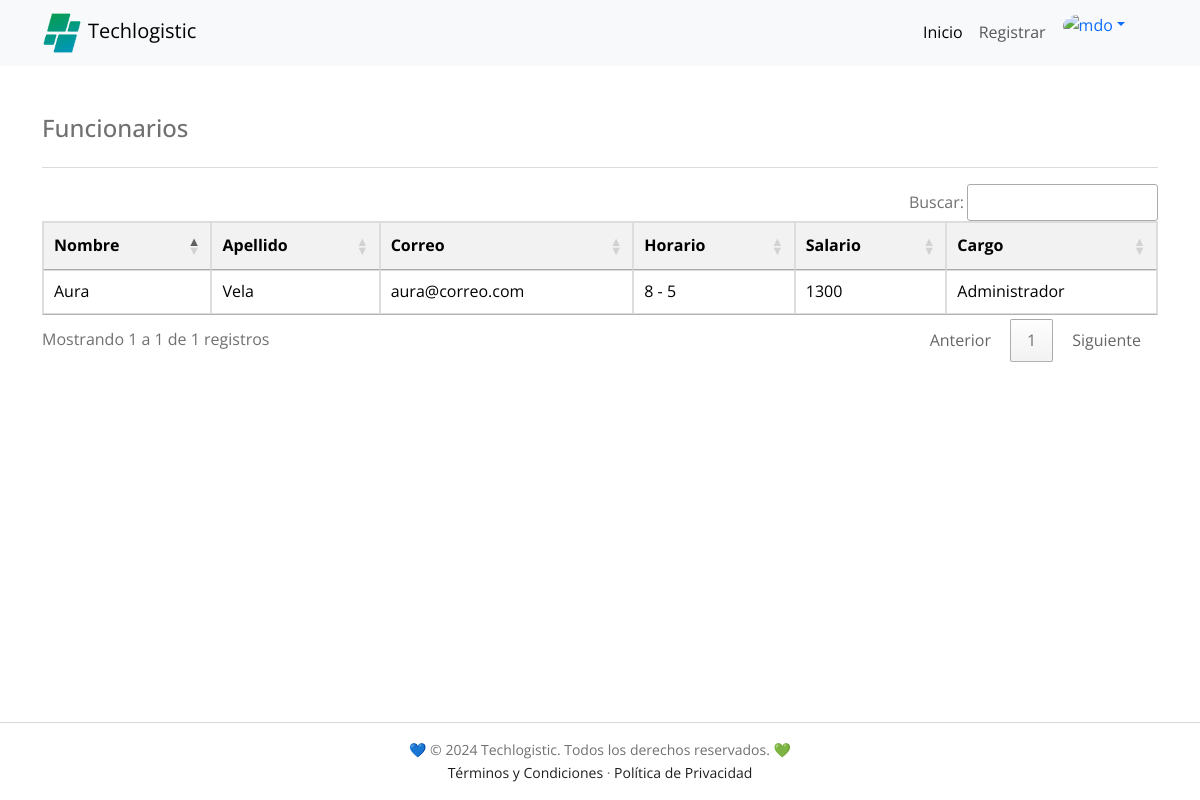
The page /PHP/consultarFuncionarios.php (signed in) on the database its author committed.
### tables this page shows
CREATE TABLE `funcionario` (
  `id_funcionario` int NOT NULL AUTO_INCREMENT,
  `id_persona` int NOT NULL,
  `horario` varchar(20) NOT NULL,
  `salario` float NOT NULL,
  `roles_id_rol` int NOT NULL,
  PRIMARY KEY (`id_funcionario`),
  KEY `id_persona` (`id_persona`),
  KEY `fk_funcionario_roles1_idx` (`roles_id_rol`),
  CONSTRAINT `fk_funcionario_roles1` FOREIGN KEY (`roles_id_rol`) REFERENCES `roles` (`id_rol`),
  CONSTRAINT `funcionario_ibfk_1` FOREIGN KEY (`id_persona`) REFERENCES `personas` (`id_persona`)
);

CREATE TABLE `personas` (
  `id_persona` int NOT NULL AUTO_INCREMENT,
  `no_documento` varchar(10) NOT NULL,
  `primer_nombre` varchar(30) NOT NULL,
  `segundo_nombre` varchar(30) DEFAULT NULL,
  `primer_apellido` varchar(30) NOT NULL,
  `segundo_apellido` varchar(30) DEFAULT NULL,
  PRIMARY KEY (`id_persona`),
  UNIQUE KEY `no_documento_UNIQUE` (`no_documento`)
);

CREATE TABLE `correos` (
  `id_correo` int NOT NULL AUTO_INCREMENT,
  `id_persona` int NOT NULL,
  `correo` varchar(50) NOT NULL,
  `password` varchar(45) NOT NULL,
  PRIMARY KEY (`id_correo`),
  KEY `id_persona` (`id_persona`),
  CONSTRAINT `correo_ibfk_1` FOREIGN KEY (`id_persona`) REFERENCES `personas` (`id_persona`)
);

CREATE TABLE `roles` (
  `id_rol` int NOT NULL AUTO_INCREMENT,
  `descripcion_rol` varchar(50) NOT NULL,
  PRIMARY KEY (`id_rol`)
);

### PHP/consultarFuncionarios.php (the view, shortened to what this page needs)
<?php
include_once "conexion_a_la_DB.php";
$sql = "SELECT p.primer_nombre, p.primer_apellido, c.correo, f.horario, f.salario, r.descripcion_rol
        FROM funcionario f
        JOIN personas p ON f.id_persona = p.id_persona
        JOIN correos c ON f.id_persona = c.id_persona
        JOIN roles r ON f.roles_id_rol = r.id_rol;";
$datos = $conexion->query($sql);
?>
<!DOCTYPE html>
<html lang="es">
<head>
  <link href='https://unpkg.com/boxicons@2.0.7/css/boxicons.min.css' rel='stylesheet'>
  <link href="https://cdn.jsdelivr.net/npm/bootstrap@5.3.0/dist/css/bootstrap.min.css" rel="stylesheet">
  <link rel="stylesheet" href="../HTML/styles/techlogistic.css">
  <link rel="stylesheet" type="text/css" href="https://cdn.datatables.net/1.11.5/css/jquery.dataTables.css">
  <link rel="stylesheet" type="text/css" href="https://cdn.datatables.net/buttons/2.0.1/css/buttons.dataTables.min.css">
</head>
<body class="vh-100">
  <nav class="navbar navbar-expand-lg bg-body-tertiary">
    <div class="container">
      <a href="indexdash.php" class="navbar-brand" title="Techlogistic"><img src="../IMAGES/favicon.png" width="50" height="50" alt="" class="navigation__image">Techlogistic</a>
      <div class="collapse navbar-collapse" id="navbarNavDropdown">
        <ul class="navbar-nav ms-auto me-4 mb-2 mb-lg-0">
          <li class="nav-item">
            <a class="nav-link active" aria-current="page" href="./indexdash.php">Inicio</a>
          </li>
          <li class="nav-item">
            <a class="nav-link" aria-current="page" href="registroFuncionario.php">Registrar</a>
          </li>
          <li class="nav-item dropdown">
            <div class="dropdown" role="group">
              <a class="dropdown-toggle dropdown-toggle-split" data-bs-toggle="dropdown" aria-expanded="false">
                <img src="https://higinnamora.github.io/techlogistic/images/profile/profile.png" alt="mdo" class="rounded-circle" width="38" height="38" />
              </a>
            </div>
          </li>
        </ul>
      </div>
    </div>
  </nav>
  <main class="container my-5 h-100">
    <div class="d-flex flex-column flex-md-row justify-content-between">
      <h4 class="text-md-start text-left">Funcionarios</h4>
    </div>
    <hr>
    <div class="table-responsive">
      <table id="Funcionarios" style="color: black;" class="">
        <thead>
          <tr>
            <th scope="col">Nombre</th>
            <th scope="col">Apellido</th>
            <th scope="col">Correo</th>
            <th scope="col">Horario</th>
            <th scope="col">Salario</th>
            <th scope="col">Cargo</th>
          </tr>
        </thead>
        <tbody>
          <?php
          foreach ($datos as $fila) {
            echo "<tr>";
            foreach ($fila as $valor) {
              echo "<td>$valor</td>";
            }
          ?>
          <?php echo "</tr>";
          }
          ?>
        </tbody>
      </table>
    </div>
  </main>
  <footer>
    <div class="copyright">
      <div class="bd-container">
        <p>💙 © 2024 Techlogistic. Todos los derechos reservados. 💚</p>
        <p><a href="../terminos-y-condiciones.html">Términos y Condiciones</a> · <a href="../politica-de-privacidad.html">Política de Privacidad</a></p>
      </div>
    </div>
  </footer>
</body>
</html>

### HTML/styles/techlogistic.css (style rules this page uses)
:root { --header-height: 3rem; --header-height-desktop: 70px; --first-color: #017260; --first-color-alt: #167C38; --secondary-color: #0097b2; --title-color: #393939; --text-color: #707070; --text-color-light: #A6A6A6; --body-color: #FFFFFF; --container-color: #FFFFFF; --black-color-001: #1E1E1E; --gray-color-001: #D9D9D9; --text-color-001: #242B55; --text-color-002: #fafafa; --text-color-white: #ffffff; --body-font: 'Open Sans', sans-serif; --biggest-font-size: 2.25rem; --h1-font-size: 1.5rem; --h2-font-size: 1.25rem; --h3-font-size: 1rem; --normal-font-size: .938rem; --small-font-size: .813rem; --smaller-font-size: .75rem; --font-medium: 500; --font-semi-bold: 600; --m-1: .5rem; --m-2: 1rem; --m-3: 1.5rem; --m-4: 2rem; --m-5: 2.5rem; --m-6: 3rem; --z-tooltip: 10; --z-fixed: 100; }
@media screen and (min-width: 768px) { :root { --biggest-font-size: 4rem; --h1-font-size: 2.25rem; --h2-font-size: 1.5rem; --h3-font-size: 1.25rem; --normal-font-size: 1rem; --small-font-size: .875rem; --smaller-font-size: .813rem; } }
*,::before,::after { box-sizing: border-box; }
html { height: 100%; }
html, body { scroll-behavior: smooth; }
body { background-color: var(--body-color); color: var(--text-color); display: flex; flex-direction: column; font-family: var(--body-font); font-size: var(--normal-font-size); line-height: 1.6; margin: var(--header-height) 0 0 0; width: 100%; }
h1, h2, h3, p, ul { margin: 0; }
a { text-decoration: none; }
img { height: auto; max-width: 100%; }
.mb-2 { margin-bottom: var(--m-2); }
.bd-container { margin-left: var(--m-2); margin-right: var(--m-2); max-width: 960px; width: calc(100% - 2rem); }
.navigation__image { width: 40px; margin-right: 6px; }
.copyright { text-align: center; padding: 16px 0; border-top: 1px solid var(--gray-color-001); margin-top: auto; }
.copyright p { font-size: 14px; color: var(--text-color); }
.copyright p a { color: var(--black-color-001); }
@media screen and (min-width: 768px) { body { margin: 0; } }
@media screen and (min-width: 992px) { .bd-container { margin-left: auto; margin-right: auto; } }
table { width: 100%; border-collapse: collapse; margin-top: 20px; }
table, th, td { border: 1px solid #ddd; }
th, td { padding: 12px; text-align: left; }
th { background-color: #f2f2f2; }

### rows shown on the page
funcionario: id_persona.primer_nombre "Aura", id_persona.primer_apellido "Vela", correos.correo "aura@correo.com", horario "8 - 5", salario "1300", roles_id_rol.descripcion_rol "Administrador"
